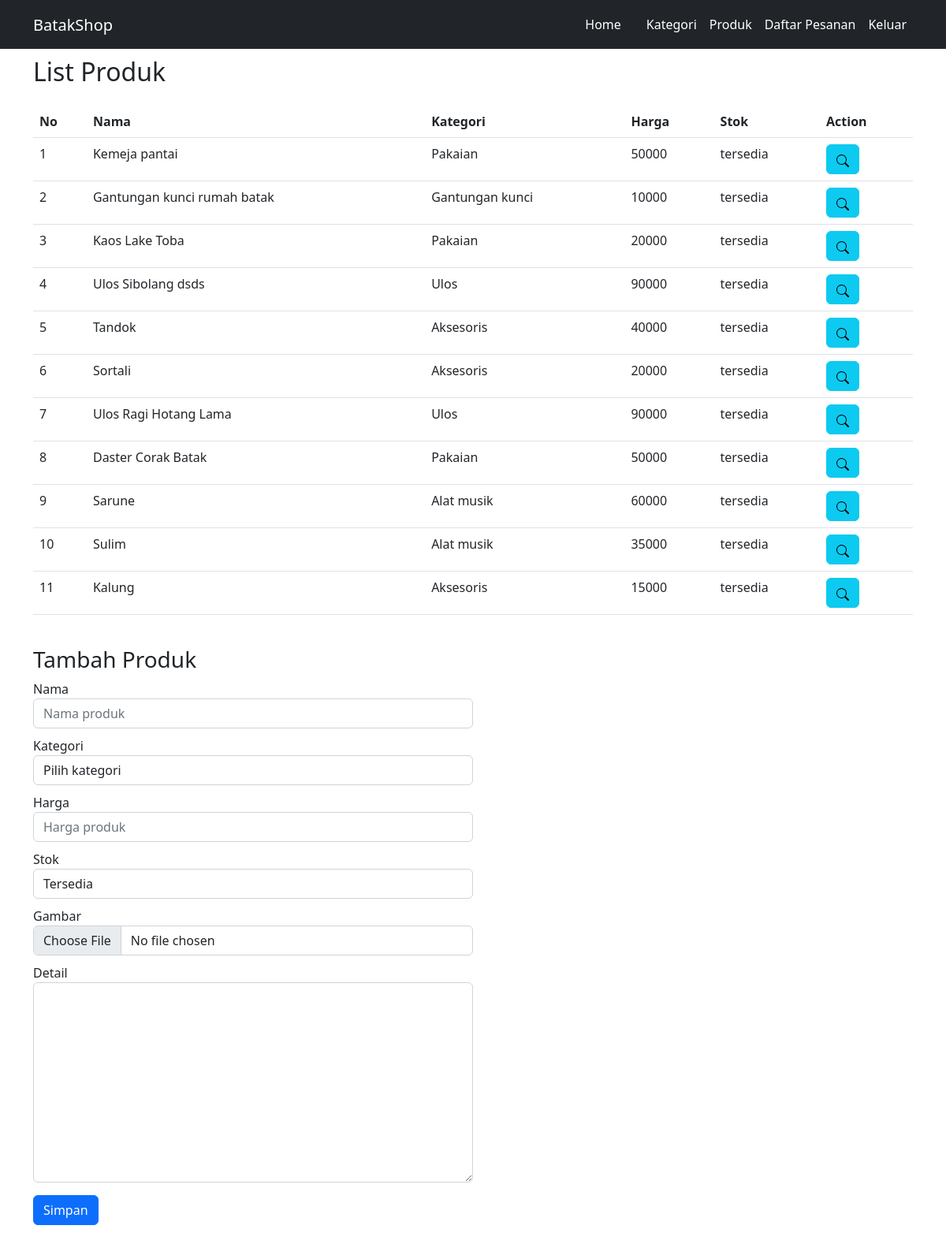
The app's page /admin/produk.php with its own data.
### tables this page shows
CREATE TABLE `produk` (
  `id` int(11) NOT NULL AUTO_INCREMENT,
  `id_kategori` int(11) NOT NULL,
  `nama` varchar(50) NOT NULL,
  `harga` double NOT NULL,
  `gambar` varchar(50) NOT NULL,
  `detail` text DEFAULT NULL,
  `stok` enum('habis','tersedia') DEFAULT 'tersedia',
  PRIMARY KEY (`id`),
  KEY `nama` (`nama`),
  KEY `produk_kategori` (`id_kategori`),
  CONSTRAINT `produk_kategori` FOREIGN KEY (`id_kategori`) REFERENCES `kategori` (`id`)
);

CREATE TABLE `kategori` (
  `id` int(11) NOT NULL AUTO_INCREMENT,
  `nama` varchar(50) NOT NULL,
  PRIMARY KEY (`id`)
);

### admin/produk.php (the view, shortened to what this page needs)
<?php
    require "../koneksi.php";
    $queryProduk = mysqli_query($conn, "SELECT a.*, b.nama AS nama_kategori FROM produk a
                   JOIN kategori b ON a.id_kategori = b.id ");
    $jumlahProduk = mysqli_num_rows($queryProduk);
?>
<!DOCTYPE html>
<html lang="en">
<head>
    <link rel="stylesheet" type="text/css" href="../css/bootstrap.min.css">
</head>
<body>
    <?php require "navbar.php"; ?>
    <div class="container mt-4">
        <div class="mt-3">
            <h2> List Produk </h2>
            <div class="table-responsive mt-4">
                <table class="table">
                    <thead>
                        <tr>
                            <th> No </th>
                            <th> Nama </th>
                            <th> Kategori </th>
                            <th> Harga </th>
                            <th> Stok </th>
                            <th> Action </th>
                        </tr>
                    </thead>
                    <tbody>
                          <?php
                            if($jumlahProduk==0)
                            {
                        ?>
                                <tr>
                                     <td colspan = 6 class="text-center"> Data Produk Tidak Tersedia </td>
                                </tr>
                        <?php
                            }else
                                {
                                  $jumlah = 1;
                                   while($data=mysqli_fetch_array($queryProduk))
                                {
                        ?>
                                        <tr>
                                        <td> <?php echo $jumlah; ?> </td>
                                        <td> <?php echo $data['nama']; ?> </td>
                                        <td> <?php echo $data['nama_kategori']; ?> </td>
                                        <td> <?php echo $data['harga']; ?> </td>
                                        <td> <?php echo $data['stok']; ?> </td>
                                        <td>
                                            <a href="produk-detail.php?id=<?php echo $data['id']; ?>"
                                            class="btn btn-info">
                                                <i class="bi bi-search">
                                                </i>
                                            </a>
                                        </td>
                                    </tr>
                        <?php
                                $jumlah++;
                                }
                            }
                        ?>
                    </tbody>
                </table>
            </div>
        </div>
        <div class="my-4 col-12 col-md-6">
            <h3> Tambah Produk </h3>
            <form action="" method="POST" enctype="multipart/form-data">
                <div>
                    <label for="Nama"> Nama </label>
                        <input type="text" id="nama" name="nama" placeholder="Nama produk" class="form-control" autocomplete="off" required>
                </div>
                <div>
                    <label for="Kategori"> Kategori </label>
                    <select name="kategori" id="Kategori" class="form-control" required>
                        <option value=""> Pilih kategori </option>
                    </select>
                </div>
                <div>
                    <label for="harga"> Harga </label>
                    <input type="number" class="form-control" placeholder="Harga produk" name="harga" required>
                </div>
                <div>
                    <label for="stok"> Stok </label>
                    <select name="stok" id="stok" class="form-control" required>
                        <option value="tersedia"> Tersedia </option>
                    </select>
                </div>
                <div>
                    <label for="gambar"> Gambar </label>
                    <input type="file" name="gambar" id="gambar" class="form-control" required>
                </div>
                <div>
                    <label for="detail"> Detail </label>
                    <textarea name="detail" id="detail" cols="20" rows="10" class="form-control"></textarea>
                </div>
                <div class="mt-3">
                    <button class="btn btn-primary" type="submit" name="Simpan_Produk"> Simpan </button>
                </div>
            </form>
        </div>
    </div>
</body>
</html>

### admin/produk.php (style rules this page uses)
form div { margin-bottom: 10px; }

### records on screen
produk: nama "Kemeja pantai", id_kategori.nama "Pakaian", harga "50000", stok "tersedia"
produk: nama "Gantungan kunci rumah batak", id_kategori.nama "Gantungan kunci", harga "10000", stok "tersedia"
produk: nama "Kaos Lake Toba", id_kategori.nama "Pakaian", harga "20000", stok "tersedia"
produk: nama "Ulos Sibolang dsds", id_kategori.nama "Ulos", harga "90000", stok "tersedia"
produk: nama "Tandok", id_kategori.nama "Aksesoris", harga "40000", stok "tersedia"
produk: nama "Sortali", id_kategori.nama "Aksesoris", harga "20000", stok "tersedia"
produk: nama "Ulos Ragi Hotang Lama", id_kategori.nama "Ulos", harga "90000", stok "tersedia"
produk: nama "Daster Corak Batak", id_kategori.nama "Pakaian", harga "50000", stok "tersedia"
produk: nama "Sarune", id_kategori.nama "Alat musik", harga "60000", stok "tersedia"
produk: nama "Sulim", id_kategori.nama "Alat musik", harga "35000", stok "tersedia"
produk: nama "Kalung", id_kategori.nama "Aksesoris", harga "15000", stok "tersedia"
